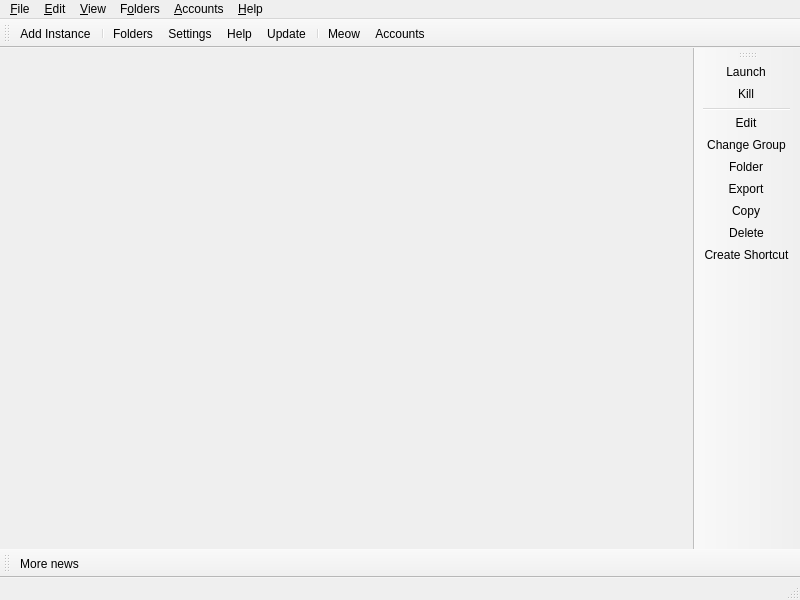
<?xml version="1.0" encoding="UTF-8"?>
<ui version="4.0">
 <class>MainWindow</class>
 <widget class="QMainWindow" name="MainWindow">
  <property name="geometry">
   <rect>
    <x>0</x>
    <y>0</y>
    <width>800</width>
    <height>600</height>
   </rect>
  </property>
  <widget class="QWidget" name="centralWidget">
   <layout class="QHBoxLayout" name="horizontalLayout">
    <property name="spacing">
     <number>0</number>
    </property>
    <property name="leftMargin">
     <number>0</number>
    </property>
    <property name="topMargin">
     <number>0</number>
    </property>
    <property name="rightMargin">
     <number>0</number>
    </property>
    <property name="bottomMargin">
     <number>0</number>
    </property>
   </layout>
  </widget>
  <widget class="QStatusBar" name="statusBar"/>
  <widget class="QToolBar" name="mainToolBar">
   <property name="windowTitle">
    <string>Main Toolbar</string>
   </property>
   <property name="allowedAreas">
    <set>Qt::BottomToolBarArea|Qt::TopToolBarArea</set>
   </property>
   <property name="toolButtonStyle">
    <enum>Qt::ToolButtonTextBesideIcon</enum>
   </property>
   <property name="floatable">
    <bool>false</bool>
   </property>
   <attribute name="toolBarArea">
    <enum>TopToolBarArea</enum>
   </attribute>
   <attribute name="toolBarBreak">
    <bool>false</bool>
   </attribute>
   <addaction name="actionAddInstance"/>
   <addaction name="separator"/>
   <addaction name="actionFoldersButton"/>
   <addaction name="actionSettings"/>
   <addaction name="actionHelpButton"/>
   <addaction name="actionCheckUpdate"/>
   <addaction name="separator"/>
   <addaction name="actionCAT"/>
   <addaction name="actionAccountsButton"/>
  </widget>
  <widget class="QToolBar" name="newsToolBar">
   <property name="windowTitle">
    <string>News Toolbar</string>
   </property>
   <property name="allowedAreas">
    <set>Qt::BottomToolBarArea|Qt::TopToolBarArea</set>
   </property>
   <property name="iconSize">
    <size>
     <width>16</width>
     <height>16</height>
    </size>
   </property>
   <property name="toolButtonStyle">
    <enum>Qt::ToolButtonTextBesideIcon</enum>
   </property>
   <property name="floatable">
    <bool>false</bool>
   </property>
   <attribute name="toolBarArea">
    <enum>BottomToolBarArea</enum>
   </attribute>
   <attribute name="toolBarBreak">
    <bool>false</bool>
   </attribute>
   <addaction name="actionMoreNews"/>
  </widget>
  <widget class="WideBar" name="instanceToolBar">
   <property name="windowTitle">
    <string>Instance Toolbar</string>
   </property>
   <property name="allowedAreas">
    <set>Qt::LeftToolBarArea|Qt::RightToolBarArea</set>
   </property>
   <property name="iconSize">
    <size>
     <width>16</width>
     <height>16</height>
    </size>
   </property>
   <property name="toolButtonStyle">
    <enum>Qt::ToolButtonTextBesideIcon</enum>
   </property>
   <property name="floatable">
    <bool>false</bool>
   </property>
   <property name="useDefaultAction" stdset="0">
    <bool>true</bool>
   </property>
   <attribute name="toolBarArea">
    <enum>RightToolBarArea</enum>
   </attribute>
   <attribute name="toolBarBreak">
    <bool>false</bool>
   </attribute>
   <addaction name="actionLaunchInstance"/>
   <addaction name="actionKillInstance"/>
   <addaction name="separator"/>
   <addaction name="actionEditInstance"/>
   <addaction name="actionChangeInstGroup"/>
   <addaction name="actionViewSelectedInstFolder"/>
   <addaction name="actionExportInstance"/>
   <addaction name="actionCopyInstance"/>
   <addaction name="actionDeleteInstance"/>
   <addaction name="actionCreateInstanceShortcut"/>
  </widget>
  <widget class="QMenuBar" name="menuBar">
   <property name="geometry">
    <rect>
     <x>0</x>
     <y>0</y>
     <width>800</width>
     <height>27</height>
    </rect>
   </property>
   <widget class="QMenu" name="fileMenu">
    <property name="title">
     <string>&amp;File</string>
    </property>
    <property name="toolTipsVisible">
     <bool>true</bool>
    </property>
    <addaction name="actionAddInstance"/>
    <addaction name="separator"/>
    <addaction name="actionLaunchInstance"/>
    <addaction name="actionKillInstance"/>
    <addaction name="separator"/>
    <addaction name="actionEditInstance"/>
    <addaction name="actionChangeInstGroup"/>
    <addaction name="actionViewSelectedInstFolder"/>
    <addaction name="actionExportInstance"/>
    <addaction name="actionCopyInstance"/>
    <addaction name="actionDeleteInstance"/>
    <addaction name="actionCreateInstanceShortcut"/>
    <addaction name="separator"/>
    <addaction name="actionSettings"/>
    <addaction name="actionCloseWindow"/>
   </widget>
   <widget class="QMenu" name="editMenu">
    <property name="title">
     <string>&amp;Edit</string>
    </property>
    <property name="toolTipsVisible">
     <bool>true</bool>
    </property>
    <addaction name="actionUndoTrashInstance"/>
   </widget>
   <widget class="QMenu" name="viewMenu">
    <property name="title">
     <string>&amp;View</string>
    </property>
    <property name="toolTipsVisible">
     <bool>true</bool>
    </property>
    <addaction name="actionChangeTheme"/>
    <addaction name="separator"/>
    <addaction name="actionCAT"/>
    <addaction name="actionToggleStatusBar"/>
    <addaction name="actionLockToolbars"/>
    <addaction name="separator"/>
   </widget>
   <widget class="QMenu" name="foldersMenu">
    <property name="title">
     <string>F&amp;olders</string>
    </property>
    <property name="toolTipsVisible">
     <bool>true</bool>
    </property>
    <addaction name="actionViewLauncherRootFolder"/>
    <addaction name="separator"/>
    <addaction name="actionViewInstanceFolder"/>
    <addaction name="actionViewCentralModsFolder"/>
    <addaction name="actionViewSkinsFolder"/>
    <addaction name="actionViewJavaFolder"/>
    <addaction name="separator"/>
    <addaction name="actionViewIconThemeFolder"/>
    <addaction name="actionViewWidgetThemeFolder"/>
    <addaction name="actionViewCatPackFolder"/>
    <addaction name="actionViewIconsFolder"/>
    <addaction name="separator"/>
    <addaction name="actionViewLogsFolder"/>
   </widget>
   <widget class="QMenu" name="accountsMenu">
    <property name="title">
     <string>&amp;Accounts</string>
    </property>
   </widget>
   <widget class="QMenu" name="helpMenu">
    <property name="title">
     <string>&amp;Help</string>
    </property>
    <property name="toolTipsVisible">
     <bool>true</bool>
    </property>
    <addaction name="actionClearMetadata"/>
    <addaction name="actionReportBug"/>
    <addaction name="actionAddToPATH"/>
    <addaction name="separator"/>
    <addaction name="separator"/>
    <addaction name="actionMoreNews"/>
    <addaction name="actionCheckUpdate"/>
    <addaction name="actionOpenWiki"/>
    <addaction name="actionAbout"/>
   </widget>
   <addaction name="fileMenu"/>
   <addaction name="editMenu"/>
   <addaction name="viewMenu"/>
   <addaction name="foldersMenu"/>
   <addaction name="accountsMenu"/>
   <addaction name="helpMenu"/>
  </widget>
  <action name="actionMoreNews">
   <property name="icon">
    <iconset theme="news">
     <normaloff>.</normaloff>.</iconset>
   </property>
   <property name="text">
    <string>More news...</string>
   </property>
   <property name="toolTip">
    <string>Open the development blog to read more news about %1.</string>
   </property>
  </action>
  <action name="actionCAT">
   <property name="checkable">
    <bool>true</bool>
   </property>
   <property name="icon">
    <iconset theme="cat">
     <normaloff>.</normaloff>.</iconset>
   </property>
   <property name="text">
    <string>&amp;Meow</string>
   </property>
   <property name="toolTip">
    <string>It's a fluffy kitty :3</string>
   </property>
  </action>
  <action name="actionToggleStatusBar">
   <property name="checkable">
    <bool>true</bool>
   </property>
   <property name="text">
    <string>Status Bar</string>
   </property>
  </action>
  <action name="actionLockToolbars">
   <property name="checkable">
    <bool>true</bool>
   </property>
   <property name="text">
    <string>Lock Toolbars</string>
   </property>
  </action>
  <action name="actionUndoTrashInstance">
   <property name="enabled">
    <bool>false</bool>
   </property>
   <property name="text">
    <string>&amp;Undo Last Instance Deletion</string>
   </property>
  </action>
  <action name="actionAddInstance">
   <property name="icon">
    <iconset theme="new">
     <normaloff>.</normaloff>.</iconset>
   </property>
   <property name="text">
    <string>Add Instanc&amp;e...</string>
   </property>
   <property name="toolTip">
    <string>Add a new instance.</string>
   </property>
  </action>
  <action name="actionCheckUpdate">
   <property name="icon">
    <iconset theme="checkupdate">
     <normaloff>.</normaloff>.</iconset>
   </property>
   <property name="text">
    <string>&amp;Update...</string>
   </property>
   <property name="toolTip">
    <string>Check for new updates for %1.</string>
   </property>
   <property name="menuRole">
    <enum>QAction::ApplicationSpecificRole</enum>
   </property>
  </action>
  <action name="actionSettings">
   <property name="icon">
    <iconset theme="settings">
     <normaloff>.</normaloff>.</iconset>
   </property>
   <property name="text">
    <string>Setti&amp;ngs...</string>
   </property>
   <property name="toolTip">
    <string>Change settings.</string>
   </property>
   <property name="menuRole">
    <enum>QAction::PreferencesRole</enum>
   </property>
  </action>
  <action name="actionManageAccounts">
   <property name="icon">
    <iconset theme="accounts">
     <normaloff>.</normaloff>.</iconset>
   </property>
   <property name="text">
    <string>&amp;Manage Accounts...</string>
   </property>
  </action>
  <action name="actionLaunchInstance">
   <property name="icon">
    <iconset theme="launch">
     <normaloff>.</normaloff>.</iconset>
   </property>
   <property name="text">
    <string>&amp;Launch</string>
   </property>
   <property name="toolTip">
    <string>Launch the selected instance.</string>
   </property>
  </action>
  <action name="actionKillInstance">
   <property name="icon">
    <iconset theme="status-bad">
     <normaloff>.</normaloff>.</iconset>
   </property>
   <property name="text">
    <string>&amp;Kill</string>
   </property>
   <property name="toolTip">
    <string>Kill the running instance.</string>
   </property>
   <property name="shortcut">
    <string>Ctrl+K</string>
   </property>
  </action>
  <action name="actionRenameInstance">
   <property name="icon">
    <iconset theme="rename">
     <normaloff>.</normaloff>.</iconset>
   </property>
   <property name="text">
    <string>Rename</string>
   </property>
   <property name="toolTip">
    <string>Rename the selected instance.</string>
   </property>
  </action>
  <action name="actionChangeInstGroup">
   <property name="icon">
    <iconset theme="tag">
     <normaloff>.</normaloff>.</iconset>
   </property>
   <property name="text">
    <string>&amp;Change Group...</string>
   </property>
   <property name="toolTip">
    <string>Change the selected instance's group.</string>
   </property>
   <property name="shortcut">
    <string>Ctrl+G</string>
   </property>
  </action>
  <action name="actionChangeInstIcon">
   <property name="text">
    <string>Change Icon</string>
   </property>
   <property name="toolTip">
    <string>Change the selected instance's icon.</string>
   </property>
  </action>
  <action name="actionEditInstance">
   <property name="icon">
    <iconset theme="settings">
     <normaloff>.</normaloff>.</iconset>
   </property>
   <property name="text">
    <string>&amp;Edit...</string>
   </property>
   <property name="toolTip">
    <string>Change the instance settings, mods and versions.</string>
   </property>
   <property name="shortcut">
    <string>Ctrl+I</string>
   </property>
  </action>
  <action name="actionViewSelectedInstFolder">
   <property name="icon">
    <iconset theme="viewfolder">
     <normaloff>.</normaloff>.</iconset>
   </property>
   <property name="text">
    <string>&amp;Folder</string>
   </property>
   <property name="toolTip">
    <string>Open the selected instance's root folder in a file browser.</string>
   </property>
  </action>
  <action name="actionDeleteInstance">
   <property name="icon">
    <iconset theme="delete">
     <normaloff>.</normaloff>.</iconset>
   </property>
   <property name="text">
    <string>Dele&amp;te</string>
   </property>
   <property name="toolTip">
    <string>Delete the selected instance.</string>
   </property>
   <property name="autoRepeat">
    <bool>false</bool>
   </property>
  </action>
  <action name="actionCopyInstance">
   <property name="icon">
    <iconset theme="copy">
     <normaloff>.</normaloff>.</iconset>
   </property>
   <property name="text">
    <string>Cop&amp;y...</string>
   </property>
   <property name="toolTip">
    <string>Copy the selected instance.</string>
   </property>
   <property name="shortcut">
    <string>Ctrl+D</string>
   </property>
  </action>
  <action name="actionExportInstance">
   <property name="icon">
    <iconset theme="export">
     <normaloff>.</normaloff>.</iconset>
   </property>
   <property name="text">
    <string>E&amp;xport...</string>
   </property>
   <property name="toolTip">
    <string>Export the selected instance to supported formats.</string>
   </property>
  </action>
  <action name="actionExportInstanceZip">
   <property name="icon">
    <iconset theme="launcher">
     <normaloff>.</normaloff>.</iconset>
   </property>
   <property name="text">
    <string>Prism Launcher (zip)</string>
   </property>
  </action>
  <action name="actionExportInstanceMrPack">
   <property name="icon">
    <iconset theme="modrinth">
     <normaloff>.</normaloff>.</iconset>
   </property>
   <property name="text">
    <string>Modrinth (mrpack)</string>
   </property>
  </action>
  <action name="actionExportInstanceFlamePack">
   <property name="icon">
    <iconset theme="flame">
     <normaloff>.</normaloff>.</iconset>
   </property>
   <property name="text">
    <string>CurseForge (zip)</string>
   </property>
  </action>
  <action name="actionCreateInstanceShortcut">
   <property name="icon">
    <iconset theme="shortcut">
     <normaloff>.</normaloff>.</iconset>
   </property>
   <property name="text">
    <string>Create Shortcut</string>
   </property>
   <property name="toolTip">
    <string>Creates a shortcut on your desktop to launch the selected instance.</string>
   </property>
  </action>
  <action name="actionNoAccountsAdded">
   <property name="icon">
    <iconset theme="noaccount">
     <normaloff>.</normaloff>.</iconset>
   </property>
   <property name="text">
    <string>No accounts added!</string>
   </property>
  </action>
  <action name="actionNoDefaultAccount">
   <property name="checkable">
    <bool>true</bool>
   </property>
   <property name="icon">
    <iconset theme="noaccount">
     <normaloff>.</normaloff>.</iconset>
   </property>
   <property name="text">
    <string>No Default Account</string>
   </property>
   <property name="shortcut">
    <string>Ctrl+0</string>
   </property>
  </action>
  <action name="actionCloseWindow">
   <property name="icon">
    <iconset theme="status-bad">
     <normaloff>.</normaloff>.</iconset>
   </property>
   <property name="text">
    <string>Close &amp;Window</string>
   </property>
   <property name="toolTip">
    <string>Close the current window</string>
   </property>
   <property name="menuRole">
    <enum>QAction::QuitRole</enum>
   </property>
  </action>
  <action name="actionViewInstanceFolder">
   <property name="icon">
    <iconset theme="viewfolder">
     <normaloff>.</normaloff>.</iconset>
   </property>
   <property name="text">
    <string>&amp;Instances</string>
   </property>
   <property name="toolTip">
    <string>Open the instances folder in a file browser.</string>
   </property>
  </action>
  <action name="actionViewLauncherRootFolder">
   <property name="icon">
    <iconset theme="viewfolder">
     <normaloff>.</normaloff>.</iconset>
   </property>
   <property name="text">
    <string>Launcher &amp;Root</string>
   </property>
   <property name="toolTip">
    <string>Open the launcher's root folder in a file browser.</string>
   </property>
  </action>
  <action name="actionViewCentralModsFolder">
   <property name="icon">
    <iconset theme="centralmods">
     <normaloff>.</normaloff>.</iconset>
   </property>
   <property name="text">
    <string>&amp;Central Mods</string>
   </property>
   <property name="toolTip">
    <string>Open the central mods folder in a file browser.</string>
   </property>
  </action>
  <action name="actionViewSkinsFolder">
   <property name="icon">
    <iconset theme="viewfolder">
     <normaloff>.</normaloff>.</iconset>
   </property>
   <property name="text">
    <string>&amp;Skins</string>
   </property>
   <property name="toolTip">
    <string>Open the skins folder in a file browser.</string>
   </property>
  </action>
  <action name="actionViewIconsFolder">
   <property name="icon">
    <iconset theme="viewfolder">
     <normaloff>.</normaloff>.</iconset>
   </property>
   <property name="text">
    <string>Instance Icons</string>
   </property>
   <property name="toolTip">
    <string>Open the instance icons folder in a file browser.</string>
   </property>
  </action>
  <action name="actionViewLogsFolder">
   <property name="icon">
    <iconset theme="viewfolder">
     <normaloff>.</normaloff>.</iconset>
   </property>
   <property name="text">
    <string>Logs</string>
   </property>
   <property name="toolTip">
    <string>Open the logs folder in a file browser.</string>
   </property>
  </action>
  <action name="actionChangeTheme">
   <property name="text">
    <string>Themes</string>
   </property>
  </action>
  <action name="actionReportBug">
   <property name="icon">
    <iconset theme="bug">
     <normaloff>.</normaloff>.</iconset>
   </property>
   <property name="text">
    <string>Report a Bug or Suggest a Feature</string>
   </property>
   <property name="toolTip">
    <string>Open the bug tracker to report a bug with %1.</string>
   </property>
  </action>
  <action name="actionAbout">
   <property name="icon">
    <iconset theme="about">
     <normaloff>.</normaloff>.</iconset>
   </property>
   <property name="text">
    <string>&amp;About %1</string>
   </property>
   <property name="toolTip">
    <string>View information about %1.</string>
   </property>
   <property name="menuRole">
    <enum>QAction::AboutRole</enum>
   </property>
  </action>
  <action name="actionClearMetadata">
   <property name="icon">
    <iconset theme="refresh">
     <normaloff>.</normaloff>.</iconset>
   </property>
   <property name="text">
    <string>&amp;Clear Metadata Cache</string>
   </property>
   <property name="toolTip">
    <string>Clear cached metadata</string>
   </property>
  </action>
  <action name="actionAddToPATH">
   <property name="icon">
    <iconset theme="custom-commands">
     <normaloff>.</normaloff>.</iconset>
   </property>
   <property name="text">
    <string>Install to &amp;PATH</string>
   </property>
   <property name="toolTip">
    <string>Install a %1 symlink to /usr/local/bin</string>
   </property>
  </action>
  <action name="actionFoldersButton">
   <property name="icon">
    <iconset theme="viewfolder">
     <normaloff>.</normaloff>.</iconset>
   </property>
   <property name="text">
    <string>Folders</string>
   </property>
   <property name="toolTip">
    <string>Open one of the folders shared between instances.</string>
   </property>
  </action>
  <action name="actionHelpButton">
   <property name="icon">
    <iconset theme="help">
     <normaloff>.</normaloff>.</iconset>
   </property>
   <property name="text">
    <string>Help</string>
   </property>
   <property name="toolTip">
    <string>Get help with %1 or Minecraft.</string>
   </property>
  </action>
  <action name="actionAccountsButton">
   <property name="icon">
    <iconset theme="noaccount">
     <normaloff>.</normaloff>.</iconset>
   </property>
   <property name="text">
    <string>Accounts</string>
   </property>
  </action>
  <action name="actionOpenWiki">
   <property name="icon">
    <iconset theme="help">
     <normaloff>.</normaloff>.</iconset>
   </property>
   <property name="text">
    <string>%1 &amp;Help</string>
   </property>
   <property name="toolTip">
    <string>Open the %1 wiki</string>
   </property>
  </action>
  <action name="actionViewWidgetThemeFolder">
   <property name="icon">
    <iconset theme="viewfolder">
     <normaloff>.</normaloff>.</iconset>
   </property>
   <property name="text">
    <string>&amp;Widget Themes</string>
   </property>
   <property name="toolTip">
    <string>Open the widget themes folder in a file browser.</string>
   </property>
  </action>
  <action name="actionViewIconThemeFolder">
   <property name="icon">
    <iconset theme="viewfolder">
     <normaloff>.</normaloff>.</iconset>
   </property>
   <property name="text">
    <string>I&amp;con Theme</string>
   </property>
   <property name="toolTip">
    <string>Open the icon theme folder in a file browser.</string>
   </property>
  </action>
  <action name="actionViewCatPackFolder">
   <property name="icon">
    <iconset theme="viewfolder">
     <normaloff>.</normaloff>.</iconset>
   </property>
   <property name="text">
    <string>Cat Packs</string>
   </property>
   <property name="toolTip">
    <string>Open the cat packs folder in a file browser.</string>
   </property>
  </action>
  <action name="actionViewJavaFolder">
   <property name="icon">
    <iconset theme="viewfolder">
     <normaloff>.</normaloff>.</iconset>
   </property>
   <property name="text">
    <string>Java</string>
   </property>
   <property name="toolTip">
    <string>Open the Java folder in a file browser. Only available if the built-in Java downloader is used.</string>
   </property>
  </action>
 </widget>
 <customwidgets>
  <customwidget>
   <class>WideBar</class>
   <extends>QToolBar</extends>
   <header>ui/widgets/WideBar.h</header>
  </customwidget>
 </customwidgets>
 <resources/>
 <connections/>
</ui>
